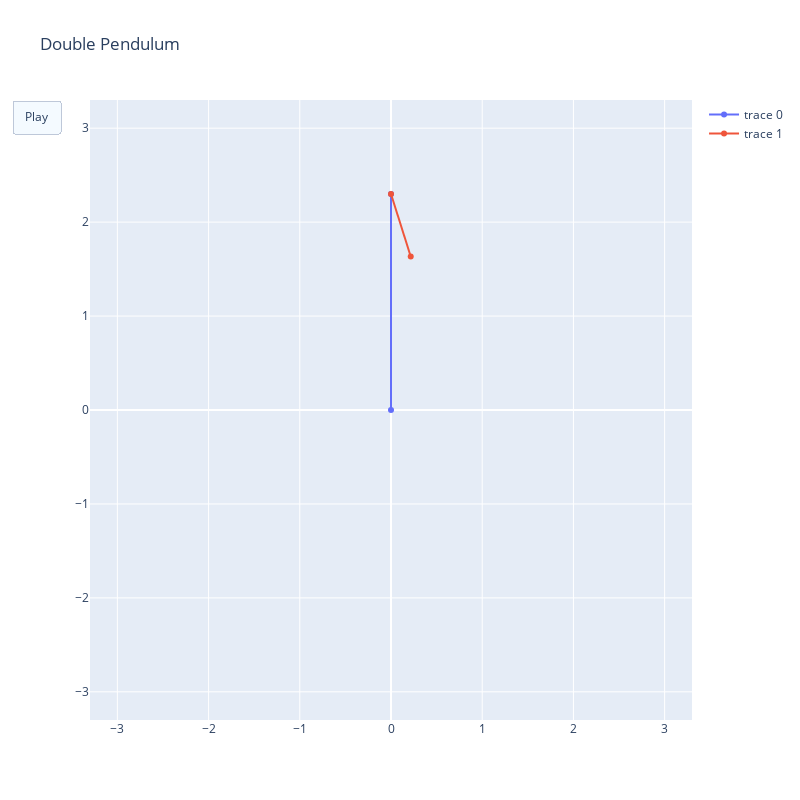

This figure's notebook cell:
### Code cell
fig = go.Figure(
    data=[go.Scatter(x=[0, X1[0]], y=[0, Y1[0]]), go.Scatter(x=[X1[0], X2[0]], y=[Y1[0], Y2[0]])],
    layout=go.Layout(
        xaxis=dict(range=[-l1 - l2 - 0.3, l1 + l2 + 0.3]),
        yaxis=dict(range=[-l1 - l2 - 0.3, l1 + l2 + 0.3]),
        title="Double Pendulum",
        updatemenus=[dict(
            type="buttons",
            buttons=[dict(label="Play",
                          method="animate",
                          args=[None, {"frame": {"duration": ft, "redraw": False}, "fromcurrent": True, "transition": {"duration": 1 / len(t[t <= 1])
                                                                                                                   }}])])]
    ),
    frames=my_frames
)

fig.update_layout(width=800, height=800)

fig.show()

### Figure 1 — Plotly figure (JSON) as saved in the notebook; plotly's stock layout.template omitted (floating-point values rounded to 4 significant figures)
{"data": [{"type": "scatter", "x": [0, 2.817e-16], "y": [0, 2.3]}, {"type": "scatter", "x": [2.817e-16, 0.2163], "y": [2.3, 1.634]}], "layout": {"height": 800, "title": {"text": "Double Pendulum"}, "updatemenus": [{"buttons": [{"args": [null, {"frame": {"duration": 20, "redraw": false}, "fromcurrent": true, "transition": {"duration": 0.01961}}], "label": "Play", "method": "animate"}], "type": "buttons"}], "width": 800, "xaxis": {"range": [-3.3, 3.3]}, "yaxis": {"range": [-3.3, 3.3]}}}
